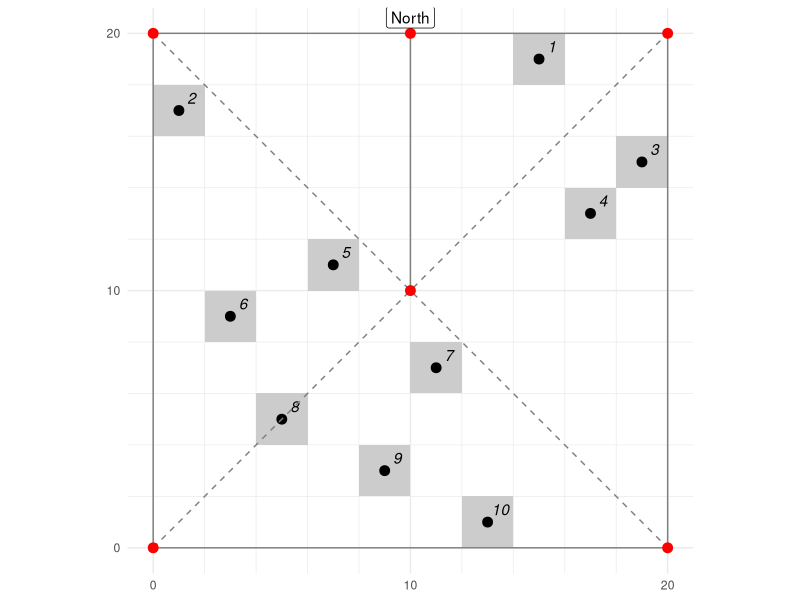

Generate this figure with R:
## ---- chunk 1
#| label: fig-nscm-coreplot
#| fig-cap: "Example core diagram for a 20 x 20 m plot, showing a latin-square sampling arrangement. The positions of the plot marker pegs are shown as red dots, and the position of the tapes defining the plot bounds are shown as grey lines. A plot like this can be resampled 10 times before all 100 cells have been visited, without fear of resampling a disturbed cell."

library(ggplot2)

r <- expand.grid(seq(10), seq(10)) 
r <- r * 2
r$core <- NA
r$core[c(7, 15, 23, 36, 42, 54, 69, 80, 81, 98)] <- TRUE
r$lab <- NA
r$lab[which(r$core == TRUE)] <- rev(seq(1, 10))

ggplot(r) +
  # grid cells
  geom_raster(aes(x = Var1, y = Var2, fill = core),
              show.legend = FALSE, hjust = 0, vjust = 0) +
  # core points
  geom_point(aes(x = Var1 -1, y = Var2 -1, colour = core), size = 3,
             show.legend = FALSE) +
  # core numbers
  geom_text(aes(x = Var1 -0.5, y = Var2 -0.5, label = lab), colour = 'black',
            fontface = 'italic', show.legend = FALSE) +
  # tapes
  annotate(geom = 'segment', x =  0, y =  0, xend =  0, yend = 20, colour = 'grey50') +
  annotate(geom = 'segment', x = 20, y =  0, xend =  0, yend =  0, colour = 'grey50') +
  annotate(geom = 'segment', x = 20, y = 20, xend =  0, yend = 20, colour = 'grey50') +
  annotate(geom = 'segment', x = 10, y = 10, xend = 10, yend = 20, colour = 'grey50') +
  annotate(geom = 'segment', x = 20, y = 0, xend = 20, yend = 20, colour = 'grey50') +
  annotate(geom = 'segment', x =  0, y = 20, xend = 20, yend =  0, colour = 'grey50', linetype = 2) +
  annotate(geom = 'segment', x =  0, y = 0, xend = 20, yend =  20, colour = 'grey50', linetype = 2) +
  # marker pegs
  annotate(geom = 'point', x =  0, y =  0, colour = 'red', size = 3) +
  annotate(geom = 'point', x = 10, y = 10, colour = 'red', size = 3) +
  annotate(geom = 'point', x = 10, y = 20, colour = 'red', size = 3) +
  annotate(geom = 'point', x =  0, y = 20, colour = 'red', size = 3) +
  annotate(geom = 'point', x = 20, y =  0, colour = 'red', size = 3) +
  annotate(geom = 'point', x = 20, y = 20, colour = 'red', size = 3) +
  annotate(geom = 'label', label = 'North', x = 10, y = 20, vjust = -0.25)  +
  scale_fill_manual(values =   c('TRUE' = 'grey80'), na.value = '#ffffff00') +
  scale_colour_manual(values = c('TRUE' = 'black'),  na.value = '#ffffff00') +
  scale_x_continuous(breaks = c(0, 10, 20), minor_breaks = seq(10) * 2) +
  scale_y_continuous(breaks = c(0, 10, 20), minor_breaks = seq(10) * 2) +
  theme_minimal() +
  theme(axis.title = element_blank(),
        axis.ticks = element_blank()) +
  coord_equal()

